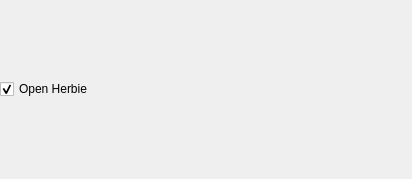
<?xml version="1.0" encoding="UTF-8"?>
<ui version="4.0">
 <class>OpenAppCheckBoxForm</class>
 <widget class="QWidget" name="OpenAppCheckBoxForm">
  <property name="geometry">
   <rect>
    <x>0</x>
    <y>0</y>
    <width>412</width>
    <height>179</height>
   </rect>
  </property>
  <layout class="QVBoxLayout" name="verticalLayout">
   <property name="margin">
    <number>0</number>
   </property>
   <item>
    <widget class="QCheckBox" name="openAppCheckBox">
     <property name="text">
      <string>Open Herbie</string>
     </property>
     <property name="checked">
      <bool>true</bool>
     </property>
     <property name="tristate">
      <bool>false</bool>
     </property>
    </widget>
   </item>
 </layout>
 </widget>
 <resources/>
 <connections/>
</ui>
